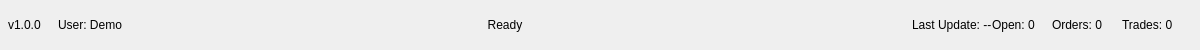
<?xml version="1.0" encoding="UTF-8"?>
<ui version="4.0">
 <class>InfoBar</class>
 <widget class="QWidget" name="InfoBar">
  <property name="geometry">
   <rect>
    <x>0</x>
    <y>0</y>
    <width>1200</width>
    <height>50</height>
   </rect>
  </property>
  <property name="minimumSize">
   <size>
    <width>0</width>
    <height>50</height>
   </size>
  </property>
  <layout class="QHBoxLayout" name="horizontalLayout">
   <property name="spacing">
    <number>0</number>
   </property>
   <property name="leftMargin">
    <number>8</number>
   </property>
   <property name="topMargin">
    <number>0</number>
   </property>
   <property name="rightMargin">
    <number>8</number>
   </property>
   <property name="bottomMargin">
    <number>0</number>
   </property>
   <item>
    <widget class="QLabel" name="versionLabel">
     <property name="sizePolicy">
      <sizepolicy hsizetype="Minimum" vsizetype="Preferred">
       <horstretch>0</horstretch>
       <verstretch>0</verstretch>
      </sizepolicy>
     </property>
     <property name="minimumSize">
      <size>
       <width>50</width>
       <height>0</height>
      </size>
     </property>
     <property name="text">
      <string>v1.0.0</string>
     </property>
    </widget>
   </item>
   <item>
    <widget class="QLabel" name="userLabel">
     <property name="sizePolicy">
      <sizepolicy hsizetype="Minimum" vsizetype="Preferred">
       <horstretch>0</horstretch>
       <verstretch>0</verstretch>
      </sizepolicy>
     </property>
     <property name="minimumSize">
      <size>
       <width>80</width>
       <height>0</height>
      </size>
     </property>
     <property name="text">
      <string>User: Demo</string>
     </property>
    </widget>
   </item>
   <item>
    <layout class="QHBoxLayout" name="segmentLayout">
     <property name="spacing">
      <number>6</number>
     </property>
    </layout>
   </item>
   <item>
    <widget class="QLabel" name="infoLabel">
     <property name="sizePolicy">
      <sizepolicy hsizetype="Expanding" vsizetype="Preferred">
       <horstretch>1</horstretch>
       <verstretch>0</verstretch>
      </sizepolicy>
     </property>
     <property name="text">
      <string>Ready</string>
     </property>
     <property name="alignment">
      <set>Qt::AlignCenter</set>
     </property>
    </widget>
   </item>
   <item>
    <widget class="QLabel" name="connLabel">
     <property name="minimumSize">
      <size>
       <width>40</width>
       <height>12</height>
      </size>
     </property>
     <property name="maximumSize">
      <size>
       <width>12</width>
       <height>12</height>
      </size>
     </property>
    </widget>
   </item>
   <item>
    <widget class="QLabel" name="lastUpdateLabel">
     <property name="text">
      <string>Last Update: --</string>
     </property>
    </widget>
   </item>
   <item>
    <widget class="QLabel" name="openOrdersLabel">
     <property name="sizePolicy">
      <sizepolicy hsizetype="Minimum" vsizetype="Preferred">
       <horstretch>0</horstretch>
       <verstretch>0</verstretch>
      </sizepolicy>
     </property>
     <property name="minimumSize">
      <size>
       <width>60</width>
       <height>0</height>
      </size>
     </property>
     <property name="text">
      <string>Open: 0</string>
     </property>
    </widget>
   </item>
   <item>
    <widget class="QLabel" name="totalOrdersLabel">
     <property name="sizePolicy">
      <sizepolicy hsizetype="Minimum" vsizetype="Preferred">
       <horstretch>0</horstretch>
       <verstretch>0</verstretch>
      </sizepolicy>
     </property>
     <property name="minimumSize">
      <size>
       <width>70</width>
       <height>0</height>
      </size>
     </property>
     <property name="text">
      <string>Orders: 0</string>
     </property>
    </widget>
   </item>
   <item>
    <widget class="QLabel" name="totalTradesLabel">
     <property name="sizePolicy">
      <sizepolicy hsizetype="Minimum" vsizetype="Preferred">
       <horstretch>0</horstretch>
       <verstretch>0</verstretch>
      </sizepolicy>
     </property>
     <property name="minimumSize">
      <size>
       <width>70</width>
       <height>0</height>
      </size>
     </property>
     <property name="text">
      <string>Trades: 0</string>
     </property>
    </widget>
   </item>
  </layout>
 </widget>
 <resources/>
 <connections/>
</ui>
